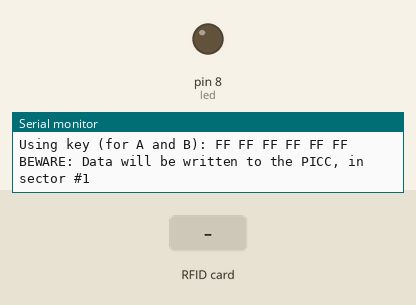
This sketch was run on a simulated Arduino Uno, built with avr-gcc and run on an emulated ATmega328P. Parts: output pins drawn as LEDs (lit = HIGH), the last lines printed to the serial monitor. The test bench sets the inputs (shaded band). Pins used as bus, display or sensor lines are not drawn.

Above: at 1.3 s.
1.4 s: RFID card F5 73 E1 64 held to the reader
At 2.1 s:
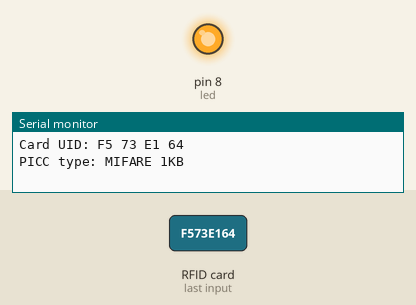
Timing chart, 0 to 12.3 s (numbered marks = the images above; inputs shaded):
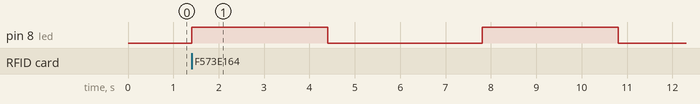

The sketch:

ReadAndWrite_rfid.ino
```cpp
#include <SPI.h>
#include <MFRC522.h>

#define RST_PIN         9           // Configurable, see typical pin layout above
#define SS_PIN          10          // Configurable, see typical pin layout above
int led = 8;
MFRC522 mfrc522(SS_PIN, RST_PIN);   // Create MFRC522 instance.

MFRC522::MIFARE_Key key;


void setup() {

  pinMode(led, OUTPUT);

    Serial.begin(9600); // Initialize serial communications with the PC
    while (!Serial);    // Do nothing if no serial port is opened (added for Arduinos based on ATMEGA32U4)
    SPI.begin();        // Init SPI bus
    mfrc522.PCD_Init(); // Init MFRC522 card

    // Prepare the key (used both as key A and as key B)
    // using FFFFFFFFFFFFh which is the default at chip delivery from the factory
    for (byte i = 0; i < 6; i++) {
        key.keyByte[i] = 0xFF;
    }

    Serial.println(F("Scan a MIFARE Classic PICC to demonstrate read and write."));
    Serial.print(F("Using key (for A and B):"));
    dump_byte_array(key.keyByte, MFRC522::MF_KEY_SIZE);
    Serial.println();

    Serial.println(F("BEWARE: Data will be written to the PICC, in sector #1"));
}


void loop() {
    // Look for new cards
    if ( ! mfrc522.PICC_IsNewCardPresent())
        return;

    // Select one of the cards
    if ( ! mfrc522.PICC_ReadCardSerial())
        return;

    // Show some details of the PICC (that is: the tag/card)
    Serial.print(F("Card UID:"));
    dump_byte_array(mfrc522.uid.uidByte, mfrc522.uid.size);
    Serial.println();
    Serial.print(F("PICC type: "));
    MFRC522::PICC_Type piccType = mfrc522.PICC_GetType(mfrc522.uid.sak);
    Serial.println(mfrc522.PICC_GetTypeName(piccType));

    if (is_blauwe_tag(mfrc522.uid.uidByte, mfrc522.uid.size)){
      led_aan();
      Serial.println(F("Blauwe Tag"));
    }

    // Check for compatibility
    if (    piccType != MFRC522::PICC_TYPE_MIFARE_MINI
        &&  piccType != MFRC522::PICC_TYPE_MIFARE_1K
        &&  piccType != MFRC522::PICC_TYPE_MIFARE_4K) {
        Serial.println(F("This sample only works with MIFARE Classic cards."));
        return;
    }

    // In this sample we use the second sector,
    // that is: sector #1, covering block #4 up to and including block #7
    byte sector         = 1;
    byte blockAddr      = 4;
    byte dataBlock[]    = {
        0x01, 0x02, 0x03, 0x04, //  1,  2,   3,  4,
        0x05, 0x06, 0x07, 0x08, //  5,  6,   7,  8,
        0x08, 0x09, 0xff, 0x0b, //  9, 10, 255, 12,
        0x0c, 0x0d, 0x0e, 0x0f  // 13, 14,  15, 16
    };
    byte trailerBlock   = 7;
    MFRC522::StatusCode status;
    byte buffer[18];
    byte size = sizeof(buffer);

    // Authenticate using key A
    Serial.println(F("Authenticating using key A..."));
    status = (MFRC522::StatusCode) mfrc522.PCD_Authenticate(MFRC522::PICC_CMD_MF_AUTH_KEY_A, trailerBlock, &key, &(mfrc522.uid));
    if (status != MFRC522::STATUS_OK) {
        Serial.print(F("PCD_Authenticate() failed: "));
        Serial.println(mfrc522.GetStatusCodeName(status));
        return;
    }

    // Show the whole sector as it currently is
    Serial.println(F("Current data in sector:"));
    mfrc522.PICC_DumpMifareClassicSectorToSerial(&(mfrc522.uid), &key, sector);
    Serial.println();

    // Read data from the block
    Serial.print(F("Reading data from block ")); Serial.print(blockAddr);
    Serial.println(F(" ..."));
    status = (MFRC522::StatusCode) mfrc522.MIFARE_Read(blockAddr, buffer, &size);
    if (status != MFRC522::STATUS_OK) {
        Serial.print(F("MIFARE_Read() failed: "));
        Serial.println(mfrc522.GetStatusCodeName(status));
    }
    Serial.print(F("Data in block ")); Serial.print(blockAddr); Serial.println(F(":"));
    dump_byte_array(buffer, 16); Serial.println();
    Serial.println();

    // Authenticate using key B
    Serial.println(F("Authenticating again using key B..."));
    status = (MFRC522::StatusCode) mfrc522.PCD_Authenticate(MFRC522::PICC_CMD_MF_AUTH_KEY_B, trailerBlock, &key, &(mfrc522.uid));
    if (status != MFRC522::STATUS_OK) {
        Serial.print(F("PCD_Authenticate() failed: "));
        Serial.println(mfrc522.GetStatusCodeName(status));
        return;
    }

    // Write data to the block
    Serial.print(F("Writing data into block ")); Serial.print(blockAddr);
    Serial.println(F(" ..."));
    dump_byte_array(dataBlock, 16); Serial.println();
    status = (MFRC522::StatusCode) mfrc522.MIFARE_Write(blockAddr, dataBlock, 16);
    if (status != MFRC522::STATUS_OK) {
        Serial.print(F("MIFARE_Write() failed: "));
        Serial.println(mfrc522.GetStatusCodeName(status));
    }
    Serial.println();

    // Read data from the block (again, should now be what we have written)
    Serial.print(F("Reading data from block ")); Serial.print(blockAddr);
    Serial.println(F(" ..."));
    status = (MFRC522::StatusCode) mfrc522.MIFARE_Read(blockAddr, buffer, &size);
    if (status != MFRC522::STATUS_OK) {
        Serial.print(F("MIFARE_Read() failed: "));
        Serial.println(mfrc522.GetStatusCodeName(status));
    }
    Serial.print(F("Data in block ")); Serial.print(blockAddr); Serial.println(F(":"));
    dump_byte_array(buffer, 16); Serial.println();

    // Check that data in block is what we have written
    // by counting the number of bytes that are equal
    Serial.println(F("Checking result..."));
    byte count = 0;
    for (byte i = 0; i < 16; i++) {
        // Compare buffer (= what we've read) with dataBlock (= what we've written)
        if (buffer[i] == dataBlock[i])
            count++;
    }
    Serial.print(F("Number of bytes that match = ")); Serial.println(count);
    if (count == 16) {
        Serial.println(F("Success :-)"));
        led_aan();
    } else {
        Serial.println(F("Failure, no match :-("));
        Serial.println(F("  perhaps the write didn't work properly..."));
    }
    Serial.println();

    // Dump the sector data
    Serial.println(F("Current data in sector:"));
    mfrc522.PICC_DumpMifareClassicSectorToSerial(&(mfrc522.uid), &key, sector);
    Serial.println();

    // Halt PICC
    mfrc522.PICC_HaltA();
    // Stop encryption on PCD
    mfrc522.PCD_StopCrypto1();
}


// einde loop

void led_aan(){
  digitalWrite(led, HIGH);   // turn the LED on (HIGH is the voltage level)
  delay(3000);                       // wait for a second
  digitalWrite(led, LOW);    // turn the LED off by making the voltage LOW
  delay(3000);
}

boolean is_blauwe_tag(byte *card_uid, byte uid_size){
  byte blauweKey[]={0xF5, 0x73, 0xE1, 0x64};
  return byteArrayCompare( card_uid, blauweKey, uid_size  );
}

boolean byteArrayCompare(byte *a, byte b[], int array_size){
  for (int i=0 ; i < array_size; ++i){
    if (a[i] != b[i]){
      return(false);
    }
  }
  return(true);
}
/**
 * Helper routine to dump a byte array as hex values to Serial.
 */
void dump_byte_array(byte *buffer, byte bufferSize) {
    for (byte i = 0; i < bufferSize; i++) {
        Serial.print(buffer[i] < 0x10 ? " 0" : " ");
        Serial.print(buffer[i], HEX);
    }
}
```

Measured:
- after the input at 1.4 s, pin 8 (led): alternates HIGH for 3.0 s and LOW for 3.4 s, starting at once
